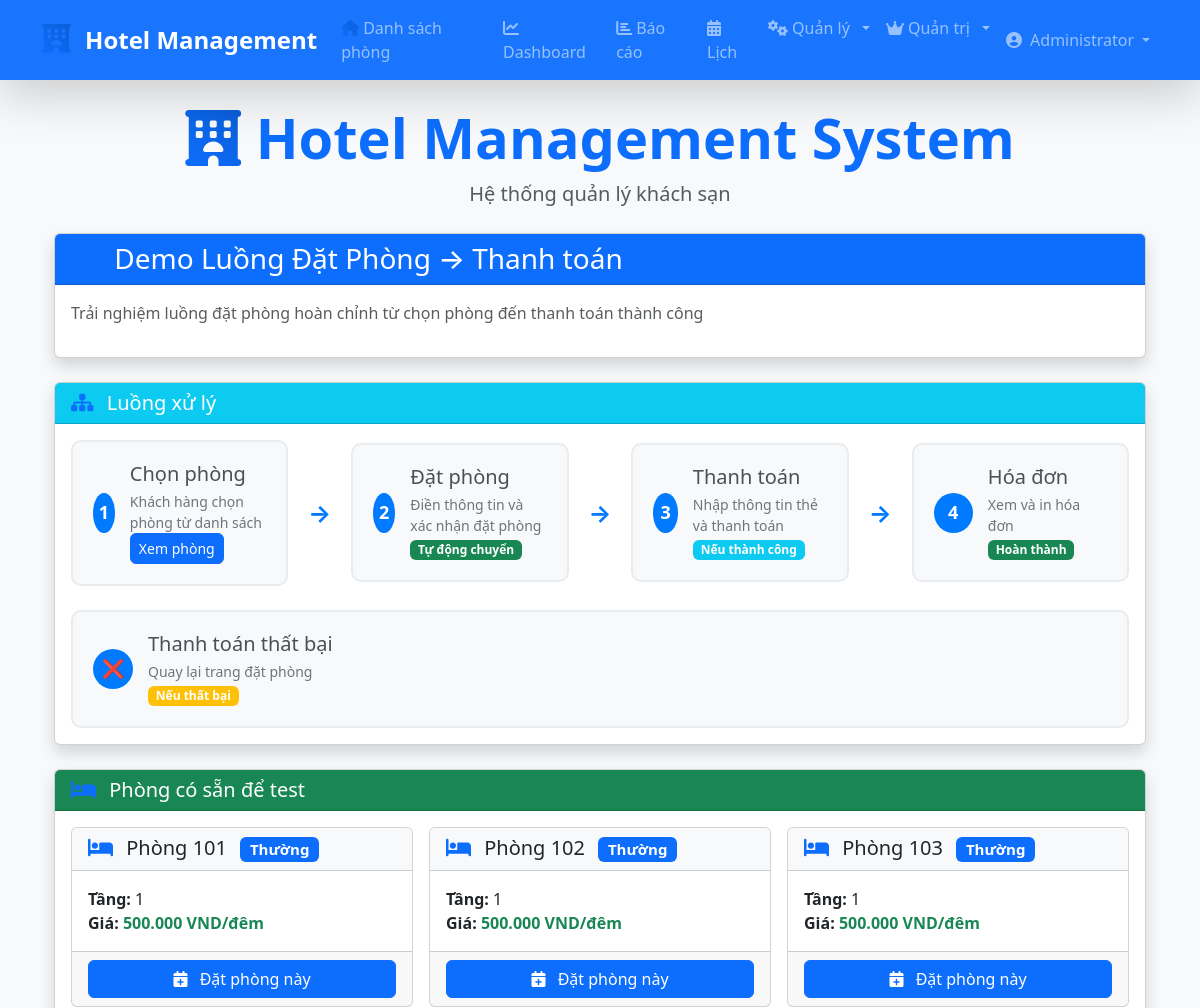
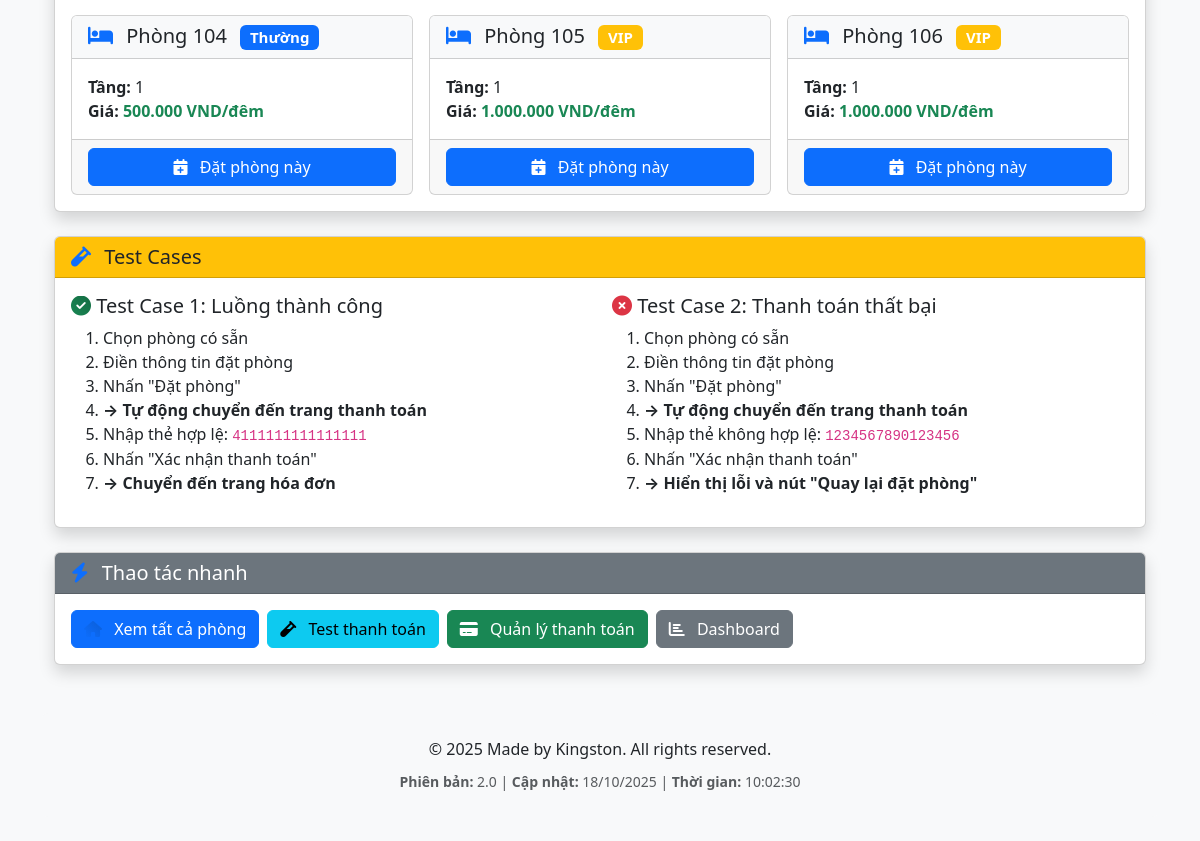
/demo_booking_flow.php (signed in), run on the app's committed database (2 pictures, top to bottom).
### tables this page shows
CREATE TABLE rooms (
    id INT AUTO_INCREMENT PRIMARY KEY,
    room_number VARCHAR(10) UNIQUE NOT NULL,
    type ENUM('VIP', 'Thường') DEFAULT 'Thường',
    floor INT NOT NULL,
    price DECIMAL(10,2) NOT NULL,
    price_per_night DECIMAL(10,2) NOT NULL,   
    status ENUM('available', 'booked', 'occupied', 'cleaning', 'maintenance') DEFAULT 'available',
    amenities TEXT,
    created_at TIMESTAMP DEFAULT CURRENT_TIMESTAMP
);

### demo_booking_flow.php (the view, shortened to what this page needs)
<?php
include "db.php";
include "includes/header.php";
?>
<div class="container-fluid">
    <div class="card shadow mb-4">
        <div class="card-header bg-primary text-white">
            <h2 class="card-title fs-3 mb-0"><i class="fas fa-route"></i> Demo Luồng Đặt Phòng → Thanh toán</h2>
        </div>
        <div class="card-body">
            <p class="text-muted">Trải nghiệm luồng đặt phòng hoàn chỉnh từ chọn phòng đến thanh toán thành công</p>
        </div>
    </div>
    <div class="card shadow mb-4">
        <div class="card-header bg-info text-white">
            <h3 class="card-title fs-5 mb-0"><i class="fas fa-sitemap"></i> Luồng xử lý</h3>
        </div>
        <div class="card-body">
            <div class="row">
                <div class="col-md-12">
                    <div class="flow-diagram">
                        <div class="step">
                            <div class="step-number">1</div>
                            <div class="step-content">
                                <h5>Chọn phòng</h5>
                                <p>Khách hàng chọn phòng từ danh sách</p>
                                <a href="index.php" class="btn btn-primary btn-sm">Xem phòng</a>
                            </div>
                        </div>
                        <div class="step-arrow">→</div>
                        <div class="step">
                            <div class="step-number">2</div>
                            <div class="step-content">
                                <h5>Đặt phòng</h5>
                                <p>Điền thông tin và xác nhận đặt phòng</p>
                                <span class="badge bg-success">Tự động chuyển</span>
                            </div>
                        </div>
                        <div class="step-arrow">→</div>
                        <div class="step">
                            <div class="step-number">3</div>
                            <div class="step-content">
                                <h5>Thanh toán</h5>
                                <p>Nhập thông tin thẻ và thanh toán</p>
                                <span class="badge bg-info">Nếu thành công</span>
                            </div>
                        </div>
                        <div class="step-arrow">→</div>
                        <div class="step">
                            <div class="step-number">4</div>
                            <div class="step-content">
                                <h5>Hóa đơn</h5>
                                <p>Xem và in hóa đơn</p>
                                <span class="badge bg-success">Hoàn thành</span>
                            </div>
                        </div>
                    </div>
                    <div class="mt-4">
                        <div class="step">
                            <div class="step-number">❌</div>
                            <div class="step-content">
                                <h5>Thanh toán thất bại</h5>
                                <p>Quay lại trang đặt phòng</p>
                                <span class="badge bg-warning">Nếu thất bại</span>
                            </div>
                        </div>
                    </div>
                </div>
            </div>
        </div>
    </div>
    <div class="card shadow mb-4">
        <div class="card-header bg-success text-white">
            <h3 class="card-title fs-5 mb-0"><i class="fas fa-bed"></i> Phòng có sẵn để test</h3>
        </div>
        <div class="card-body">
            <?php
            $available_rooms = $conn->query("
                SELECT * FROM rooms
                WHERE status = 'available'
                ORDER BY room_number ASC
                LIMIT 6
            ");
            ?>
            <?php if ($available_rooms->num_rows > 0): ?>
                <div class="row g-3">
                    <?php while ($room = $available_rooms->fetch_assoc()): ?>
                        <div class="col-md-4">
                            <div class="card h-100">
                                <div class="card-header bg-light">
                                    <h5 class="card-title mb-0">
                                        <i class="fas fa-bed"></i> Phòng <?php echo $room['room_number']; ?>
                                        <span class="badge <?php echo $room['type'] === 'VIP' ? 'bg-warning' : 'bg-primary'; ?> ms-2">
                                            <?php echo $room['type']; ?>
                                        </span>
                                    </h5>
                                </div>
                                <div class="card-body">
                                    <p class="card-text">
                                        <strong>Tầng:</strong> <?php echo $room['floor']; ?><br>
                                        <strong>Giá:</strong> <span class="text-success fw-bold">
                                            <?php echo number_format($room['price'], 0, ',', '.'); ?> VND/đêm
                                        </span>
                                    </p>
                                </div>
                                <div class="card-footer">
                                    <a href="book.php?room_id=<?php echo $room['id']; ?>"
                                       class="btn btn-primary w-100">
                                        <i class="fas fa-calendar-plus"></i> Đặt phòng này
                                    </a>
                                </div>
                            </div>
                        </div>
                    <?php endwhile; ?>
                </div>
            <?php endif; ?>
        </div>
    </div>
    <div class="card shadow mb-4">
        <div class="card-header bg-warning text-dark">
            <h3 class="card-title fs-5 mb-0"><i class="fas fa-vial"></i> Test Cases</h3>
        </div>
        <div class="card-body">
            <div class="row">
                <div class="col-md-6">
                    <h5><i class="fas fa-check-circle text-success"></i> Test Case 1: Luồng thành công</h5>
                    <ol>
                        <li>Chọn phòng có sẵn</li>
                        <li>Điền thông tin đặt phòng</li>
                        <li>Nhấn "Đặt phòng"</li>
                        <li><strong>→ Tự động chuyển đến trang thanh toán</strong></li>
                        <li>Nhập thẻ hợp lệ: <code>4111111111111111</code></li>
                        <li>Nhấn "Xác nhận thanh toán"</li>
                        <li><strong>→ Chuyển đến trang hóa đơn</strong></li>
                    </ol>
                </div>
                <div class="col-md-6">
                    <h5><i class="fas fa-times-circle text-danger"></i> Test Case 2: Thanh toán thất bại</h5>
                    <ol>
                        <li>Chọn phòng có sẵn</li>
                        <li>Điền thông tin đặt phòng</li>
                        <li>Nhấn "Đặt phòng"</li>
                        <li><strong>→ Tự động chuyển đến trang thanh toán</strong></li>
                        <li>Nhập thẻ không hợp lệ: <code>1234567890123456</code></li>
                        <li>Nhấn "Xác nhận thanh toán"</li>
                        <li><strong>→ Hiển thị lỗi và nút "Quay lại đặt phòng"</strong></li>
                    </ol>
                </div>
            </div>
        </div>
    </div>
    <div class="card shadow">
        <div class="card-header bg-secondary text-white">
            <h3 class="card-title fs-5 mb-0"><i class="fas fa-bolt"></i> Thao tác nhanh</h3>
        </div>
        <div class="card-body">
            <div class="d-flex flex-wrap gap-2">
                <a href="index.php" class="btn btn-primary">
                    <i class="fas fa-home"></i> Xem tất cả phòng
                </a>
                <a href="test_payment.php" class="btn btn-info">
                    <i class="fas fa-vial"></i> Test thanh toán
                </a>
                <a href="payment_billing.php" class="btn btn-success">
                    <i class="fas fa-credit-card"></i> Quản lý thanh toán
                </a>
                <a href="dashboard.php" class="btn btn-secondary">
                    <i class="fas fa-chart-bar"></i> Dashboard
                </a>
            </div>
        </div>
    </div>
</div>
<?php include "includes/footer.php"; ?>

### assets/css/hotel-style.css (style rules this page uses)
.btn-sm { padding: 0.25rem 0.5rem; font-size: 0.875rem; border-radius: 0.375rem; }

### demo_booking_flow.php (style rules this page uses)
.flow-diagram { display: flex; align-items: center; justify-content: space-between; flex-wrap: wrap; gap: 20px; }
.step { display: flex; align-items: center; gap: 15px; padding: 20px; border: 2px solid #e9ecef; border-radius: 10px; background: #f8f9fa; min-width: 200px; flex: 1; }
.step-number { width: 40px; height: 40px; border-radius: 50%; background: #007bff; color: white; display: flex; align-items: center; justify-content: center; font-weight: bold; font-size: 18px; }
.step-content h5 { margin: 0 0 5px 0; color: #495057; }
.step-content p { margin: 0; font-size: 14px; color: #6c757d; }
.step-arrow { font-size: 24px; color: #007bff; font-weight: bold; }

### data on the page
rooms: room_number "101", type "Thường", floor "1", price "500.000"
rooms: room_number "102", type "Thường", floor "1", price "500.000"
rooms: room_number "103", type "Thường", floor "1", price "500.000"
rooms: room_number "104", type "Thường", floor "1", price "500.000"
rooms: room_number "105", type "VIP", floor "1", price "1.000.000"
rooms: room_number "106", type "VIP", floor "1", price "1.000.000"

### other printed values
$user['full_name'] "Administrator"
